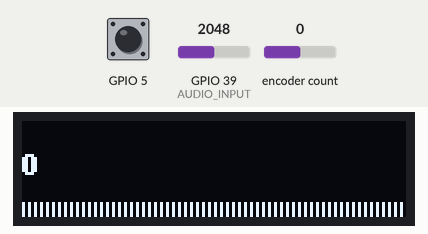
Recording of a program running on a simulated ESP32. On the bench: 128×32 one-colour display. The inputs (shaded band) are chosen by the test bench; at power-on: GPIO 39 (AUDIO_INPUT) = 2048, encoder count 0, GPIO 5 HIGH. What the program prints to the serial monitor is not drawn.

Above: at 1.2 s.
1.3 s: GPIO 39 (AUDIO_INPUT) set to 37
At 2.5 s:
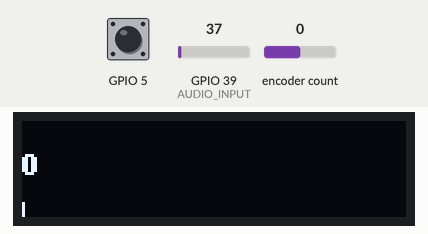
2.9 s: GPIO 39 (AUDIO_INPUT) set to 34
5.9 s: encoder count set to 1
At 6.6 s:
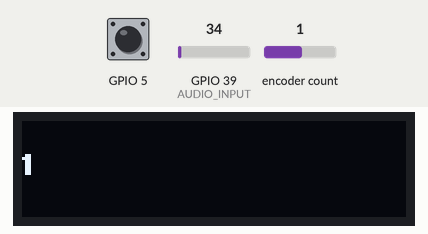
7.4 s: encoder count set to 2
At 7.7 s:
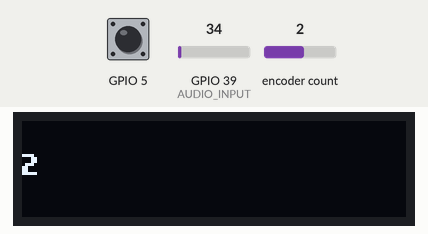
8.9 s: GPIO 39 (AUDIO_INPUT) set to 100
At 10.1 s:
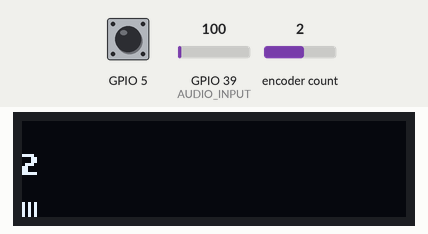
10.4 s: encoder count set to 3
At 11.6 s:
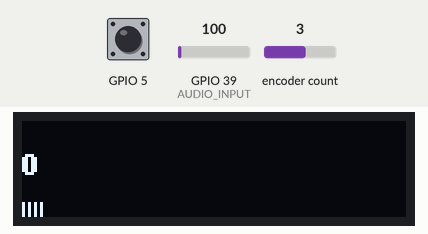
Timing chart, 0 to 12.9 s (numbered marks = the images above; inputs shaded):
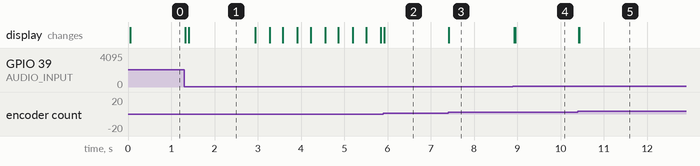

The program:

main.cpp
```cpp
#include <Arduino.h>
#include <WiFi.h>
#include <WiFiUDP.h>
#include "AiEsp32RotaryEncoder.h"
#include "U8g2lib.h"
#include "ledmaster.h"
#include "audiomaster.h"

// LED strip visual effects
#include "visual\vu1.h"
#include "visual\beatpulse1.h"
#include "visual\stream1.h"

AiEsp32RotaryEncoder rotaryEncoder = AiEsp32RotaryEncoder(18, 19, 5, -1);
U8G2_SSD1306_128X32_UNIVISION_F_HW_I2C u8g2(U8G2_R0, /* reset=*/ U8X8_PIN_NONE);
WiFiUDP UDP;
Ledmaster ledmaster;
Audiomaster audiomaster;

// LED strip visual effects
Vu1 vu1;
Beatpulse1 beatpulse1;
Stream1 stream1;

void rotary_loop() {
	//first lets handle rotary encoder button click
	if (rotaryEncoder.currentButtonState() == BUT_RELEASED) {
		//we can process it here or call separate function like:
		//rotary_onButtonClick();
	}

	//lets see if anything changed
	int16_t encoderDelta = rotaryEncoder.encoderChanged();

	//optionally we can ignore whenever there is no change
	if (encoderDelta == 0) return;

	//for some cases we only want to know if value is increased or decreased (typically for menu items)
	//if (encoderDelta>0) Serial.print("+");
	//if (encoderDelta<0) Serial.print("-");

	//for other cases we want to know what is current value. Additionally often we only want if something changed
	//example: when using rotary encoder to set termostat temperature, or sound volume etc

	//if value is changed compared to our last read
	if (encoderDelta!=0) {
		//now we need current value
		int16_t encoderValue = rotaryEncoder.readEncoder();
		//process new value. Here is simple output.
		//Serial.print("Value: ");
		//Serial.println(encoderValue);
	}

}

void vTaskAudio( void * pvParameters ){
  for( ;; ){
    audiomaster.loop();
    delay(1);
  }
}

void vTaskVisualSend( void * pvParameters ){
  for( ;; ){
    switch(rotaryEncoder.readEncoder()){
      case 0 : {
        vu1.doVisual(audiomaster.getAudioLevel());
        break;
      }

      case 1 :{
        beatpulse1.doVisual(audiomaster.filterIn(audiomaster.getAudioLevel()), audiomaster.getBeatLimit());
        break;
      }

      case 2 :{
        stream1.doVisual(audiomaster.filterIn(audiomaster.getAudioLevel()));
        break;
      }
    }

    Serial.print(audiomaster.getAudioLevel());
    Serial.print(";");
    Serial.print(vu1.getMaxLevel());
    Serial.print(";");
    Serial.println(audiomaster.filterIn(audiomaster.getAudioLevel()));
    ledmaster.sendData();
    delay(3);
  }
}

void vTaskDisplay(void *pvParameters){
  for(;;){
    rotary_loop();

    u8g2.clearBuffer();
    u8g2.setCursor(0, 18);
    u8g2.print(rotaryEncoder.readEncoder());
    for(int i = 0; i < map(audiomaster.filterIn(audiomaster.getAudioLevel()), 0, 1400, 0, 64); i++){
      u8g2.drawLine(i * 2, 27, i * 2, 31);
    }

    u8g2.sendBuffer();
    delay(3);
  }
}

void setup() {
  rotaryEncoder.begin();
	rotaryEncoder.setup([]{rotaryEncoder.readEncoder_ISR();});
  rotaryEncoder.setBoundaries(0, 2, true);

  u8g2.begin();
  u8g2.clearBuffer();
  u8g2.setFont(u8g2_font_nokiafc22_tr);
  u8g2.setCursor(0, 7);
  u8g2.print("NZ LEDMASTER");
  u8g2.sendBuffer();
  WiFi.mode(WIFI_AP);
  WiFi.softAP("nz_led", "123456789");

  UDP.begin(4210);
  Serial.begin(115200);
  audiomaster.init();
  audiomaster.setBeatLimit(700);

  xTaskCreatePinnedToCore(vTaskAudio, "AudioTask", 10000, NULL, 5, NULL, 0);
  xTaskCreatePinnedToCore(vTaskVisualSend, "VisualSendTask", 10000, NULL, 5, NULL, 1);
  xTaskCreatePinnedToCore(vTaskDisplay, "DisplayTask", 10000, NULL, 3, NULL, 1);
}

void loop() {

}
```

audiomaster.cpp
```cpp
#include "audiomaster.h"

Audiomaster::Audiomaster(){
    pinMode(AUDIO_INPUT, INPUT);
    ty = TYPE::LOWPASS;
    hz = 150.0;
    ts = 0.001;
    od = IIR::ORDER::OD3;

}

void Audiomaster::loop(){
    audioLevel = analogRead(AUDIO_INPUT);
    audioLevel = abs(audioLevel - 512 - DC_OFFSET);
}

uint16_t Audiomaster::getAudioLevel(){
    return audioLevel;
}

void Audiomaster::setBeatLimit(uint16_t limit){
    beatLimit = limit;
}

uint16_t Audiomaster::getBeatLimit(){
    return beatLimit;
}

void Audiomaster::init(bool doFlush) {
  if(doFlush) flush();
  f_err  = false;
  f_warn = false;

  switch ((uint8_t)ty) {
    case (uint8_t)TYPE::LOWPASS :
      initLowPass();
      break;
    case (uint8_t)TYPE::HIGHPASS :
      initHighPass();
      break;
  }
}

float_t Audiomaster::filterIn(float input) {
  if(f_err) return 0.0;

  switch ((uint8_t)ty) {
    case (uint8_t)TYPE::LOWPASS :
      return computeLowPass(input);
      break;
    case (uint8_t)TYPE::HIGHPASS :
      return computeHighPass(input);
      break;
    default:
      return input;
  }
}

void Audiomaster::flush() {
  for(uint8_t i=0; i<MAX_ORDER; i++) {
    u[i] = 0.0;
    y[i] = 0.0;
  }
}

// PRIVATE METHODS  * * * * * * * * * * * * * * * * * * * *

inline float_t Audiomaster::computeLowPass(float_t input) {
  for(uint8_t i=MAX_ORDER-1; i>0; i--) {
    y[i] = y[i-1];
    u[i] = u[i-1];
  }

  switch((uint8_t)od) {
    case (uint8_t)ORDER::OD1:
        y[0] = k1*y[1] + k0*input;
      break;
    case (uint8_t)ORDER::OD2:
        y[0] = k1*y[1] - k2*y[2] + (k0*input)/KM;
      break;
    case (uint8_t)ORDER::OD3:
        y[0] = k1*y[1] - k2*y[2] + k3*y[3] + (k0*input)/KM;
      break;
    case (uint8_t)ORDER::OD4:
        y[0] = k1*y[1] - k2*y[2] + k3*y[3] - k4*y[4] + (k0*input)/KM;
      break;
    default:
        y[0] = input;
      break;
  }
  return y[0];
}

inline float_t Audiomaster::computeHighPass(float_t input) {
  for(uint8_t i=MAX_ORDER-1; i>0; i--) {
    y[i] = y[i-1];
    u[i] = u[i-1];
  }
  u[0] = input;

  switch((uint8_t)od) {
    case (uint8_t)ORDER::OD1:
        y[0] = k1*y[1] + j0*u[0] + j1*u[1];
      break;
    case (uint8_t)ORDER::OD2:
    case (uint8_t)ORDER::OD3:
    case (uint8_t)ORDER::OD4:
        y[0] = k1*y[1] + k2*y[2] + j0*u[0] + j1*u[1] + j2*u[2];
      break;
    default:
        y[0] = u[0];
      break;
  }
  return y[0];
}


inline void  Audiomaster::initLowPass() {
  switch((uint8_t)od) {
    case (uint8_t)ORDER::OD1:
        a  = 2.0*PI*hz;
        k1 = exp(-a*ts);
        k0 = 1.0 - k1;
      break;
    case (uint8_t)ORDER::OD2:
        a  = -PI*hz*SQRT2;
        b  =  PI*hz*SQRT2;
        k2 = ap(exp(2.0*ts*a));
        k1 = ap(2.0*exp(a*ts)*cos(b*ts));
        k0 = ap(1.0*KM - k1*KM + k2*KM);
      break;
    case (uint8_t)ORDER::OD3:
        a  = -PI*hz;
        b  =  PI*hz*SQRT3;
        c  =  2.0*PI*hz;
        b3 = exp(-c*ts);
        b2 = exp(2.0*ts*a);
        b1 = 2.0*exp(a*ts)*cos(b*ts);
        k3 = ap(b2*b3);
        k2 = ap(b2 + b1*b3);
        k1 = ap(b1 + b3);
        k0 = ap(1.0*KM - b1*KM + b2*KM -b3*KM + b1*KM*b3 - b2*KM*b3);
      break;
    case (uint8_t)ORDER::OD4:
        a  = -0.3827*2.0*PI*hz;
        b  =  0.9238*2.0*PI*hz;
        c  = -0.9238*2.0*PI*hz;
        d  =  0.3827*2.0*PI*hz;
        b4 = exp(2.0*ts*c);
        b3 = 2.0*exp(c*ts)*cos(d*ts);
        b2 = exp(2.0*ts*a);
        b1 = 2.0*exp(a*ts)*cos(b*ts);
        k4 = ap(b2*b4);
        k3 = ap(b1*b4 + b2*b3);
        k2 = ap(b4 + b1*b3 + b2);
        k1 = ap(b1 + b3);
        k0 = ap(1.0*KM - k1*KM + k2*KM - k3*KM + k4*KM);
      break;
  }
}

// a0..aN Terms are the TF's denominator coeffs;
// b0..bN Terms are the TF's numerator coeffs;
// k0..kN Terms multiply the diff. equation state terms (y) with 0 to N delays, respectively
// j0..jN Terms multiply the diff. equation input terms (u) with 0 to N delays, respectively
inline void  Audiomaster::initHighPass() {
  // Bilinear transformation
  float_t k  = 2.0/ts;
  float_t w0 = 2.0*PI*hz;

  switch((uint8_t)od) {
      case (uint8_t)ORDER::OD1:
          // TF Terms
          b0 =  k;
          b1 = -k;
          a0 = (w0 + k);
          a1 = (w0 - k);
          // Diff equation terms
          j0 =  b0/a0;
          j1 =  b1/a0;
          k1 = -a1/a0;
        break;
      case (uint8_t)ORDER::OD2:
      case (uint8_t)ORDER::OD3:
      case (uint8_t)ORDER::OD4:
          float_t w0sq = pow(w0, 2.0);
          float_t ksq  = pow(k,  2.0);
          // TF Terms
          b0 = ksq;
          b1 = -2.0*ksq;
          b2 = ksq;
          a0 = w0sq + k*w0 + ksq;
          a1 = 2.0*w0sq - 2.0*ksq;
          a2 = w0sq - k*w0 + ksq;
          // Diff equation terms
          j0 = b0/a0;
          j1 = b1/a0;
          j2 = b2/a0;
          k1 = -a1/a0;
          k2 = -a2/a0;
        break;
      }
}

float_t Audiomaster::ap(float_t p) {
  f_err  = f_err  | (abs(p) <= EPSILON );
  f_warn = f_warn | (abs(p) <= WEPSILON);
  return (f_err) ? 0.0 : p;
}
```

audiomaster.h
```cpp
#ifndef AUDIOMASTER_H
#define AUDIOMASTER_H
#include <Arduino.h>
#include "filters_defs.h"

#define AUDIO_INPUT 39
#define DC_OFFSET -500

using namespace IIR;

class Audiomaster{

    public:
        Audiomaster();
        void loop();
        uint16_t getAudioLevel();
        void setBeatLimit(uint16_t limit);
        uint16_t getBeatLimit();

        // FILTER STUFF
        float_t filterIn(float_t input);
        void flush();
        void init(bool doFlush=true);
        void setSamplingTime(float_t ts_, bool doFlush=true) { ts = ts_; init(doFlush); }
        void setCutoffFreqHZ(float_t hz_, bool doFlush=true) { hz = hz_; init(doFlush); }
        void setOrder(ORDER od_, bool doFlush=true)          { od = od_; init(doFlush); }
        bool isInErrorState() { return f_err;  }
        bool isInWarnState()  { return f_warn; }

    private:
        uint16_t audioLevel;
        uint16_t beatLimit = 500;

        // FILTER STUFF
        float_t ts;
        float_t hz;
        ORDER od;
        TYPE  ty;

        // Helper variables during coefficient calcutions
        float_t a, b, c, d, e;
        // Filter coefficients
        float_t b0, b1, b2, b3, b4, a0, a1, a2;
        // Difference equation terms
        float_t k0, k1, k2, k3, k4, k5;
        float_t j0, j1, j2;
        // Filter buffer
        float_t y[MAX_ORDER], u[MAX_ORDER];

        bool f_err, f_warn; ///< Numerical error or warning; only relevant for 8-bit micros

        float_t ap(float_t p); ///< Assert Parameter

        inline float_t computeLowPass(float_t input);
        inline float_t computeHighPass(float_t input);

        /** \brief Computes the discrete coefficients for a Butterworth low-pass filter via pole-zero matching.
         *  Up to order 4.
         */
        inline void  initLowPass();

        /** \brief Computes the discrete coefficients for a Butterworth high-pass filter via Bilinear-Transformation.
         *  Up to order 2 (I was lazy).
         */
        inline void  initHighPass();
};

#endif
```

filters_defs.h
```cpp
// (licence header left out)
#pragma once

// Uncomment to use `double` instead of `float` for all library functions.
//#define LIBFILTER_USE_DOUBLE

#ifndef LIBFILTER_USE_DOUBLE
  typedef float   float_t;
  typedef int     int_t;
#else
  typedef double  float_t;
  typedef int64_t int_t;
#endif

namespace IIR {
  const uint8_t MAX_ORDER = 5;
  enum class ORDER  : uint8_t {OD1 = 0, OD2, OD3, OD4};//, OD5};
  enum class TYPE   : uint8_t {LOWPASS = 0, HIGHPASS = 1};

  const float_t SQRT2 = sqrt(2.0);
  const float_t SQRT3 = sqrt(3.0);
  const float_t SQRT5 = sqrt(5.0);

  const float_t EPSILON   = 0.00001;    // Tolerance for numerical constants
  const float_t WEPSILON  = 0.00010;    // Warning threshold for numerical degradation
  const float_t KM        = 100.0;      // Pre-multiplier to reduce the impact of the AVRs limited float representation
}
```

ledmaster.cpp
```cpp
#include "ledmaster.h"

extern WiFiUDP UDP;

Ledmaster::Ledmaster(){
    for(int i = 0; i < NUMBER_OF_LEDS * 3; i++){
        leds[i] = 0;
    }
}

void Ledmaster::setLedColor(uint16_t id, uint8_t red, uint8_t green, uint8_t blue){
    leds[id * 3] = red;
    leds[(id * 3) + 1] = green;
    leds[(id * 3) + 2] = blue;
}

void Ledmaster::setLedColor(uint16_t id, uint32_t colorcode){
    uint8_t red, green, blue;
    red = (colorcode >> 16) & 0xFF;
    green = (colorcode >> 8) & 0xFF;
    blue = (colorcode >> 0) & 0xFF;

    leds[id * 3] = red;
    leds[(id * 3) + 1] = green;
    leds[(id * 3) + 2] = blue;
}

void Ledmaster::ledFadeOut(uint8_t n){
  for(int j = 0; j < n; j++){
    for(int i = 0; i < 180; i++){
      if(leds[i] > 0)
        leds[i]--;
    }
  }
}

uint32_t Ledmaster::Wheel(byte WheelPos) {
  if(WheelPos < 85) {
    return ((uint32_t)WheelPos * 3 << 16) | ((uint32_t)255 - WheelPos * 3 <<  8) | 0;
  } else if(WheelPos < 170) {
    WheelPos -= 85;
    return ((uint32_t)255 - WheelPos * 3 << 16) | ((uint32_t)0 <<  8) | WheelPos * 3;
  } else {
    WheelPos -= 170;
    return ((uint32_t)0 << 16) | ((uint32_t)WheelPos * 3 <<  8) | 255 - WheelPos * 3;
  }
}

uint32_t Ledmaster::Wheel(byte WheelPos, byte brightness) {
  // TODO
}

void Ledmaster::sendData(){
    for (int i = 0; i < NUMBER_OF_CLIENTS; i++){
        IPAddress ip(192,168,4,2 + i);
        UDP.beginPacket(ip, 4210);
        UDP.write(leds, 180);
        UDP.endPacket();
        UDP.stop();
    }
}
```

ledmaster.h
```cpp
#ifndef LEDMASTER_H
#define LEDMASTER_H
#include <Arduino.h>
#include <WiFiUDP.h>

#define NUMBER_OF_LEDS 60
#define NUMBER_OF_CLIENTS 2

class Ledmaster{

    public:
        Ledmaster();
        void setLedColor(uint16_t id, uint8_t red, uint8_t green, uint8_t blue);
        void setLedColor(uint16_t id, uint32_t colorcode);
        void ledFadeOut(uint8_t n);
        uint32_t Wheel(byte WheelPos);
        uint32_t Wheel(byte WheelPos, byte brightness);
        void sendData();

    private:
        uint8_t leds[NUMBER_OF_LEDS * 3];

};

#endif
```

beatpulse1.cpp
```cpp
#include "beatpulse1.h"

Beatpulse1::Beatpulse1(){

}

void Beatpulse1::doVisual(int n, uint16_t beatLimit){
    for(int i = 0; i < NUMBER_OF_LEDS; i++){
        if(n > beatLimit){
            ledmaster.setLedColor(i, ledmaster.Wheel(color));
        }
        else if(millis() > timer + 5){
            ledmaster.ledFadeOut(3);
            timer = millis();
        }
    }
    if(millis() > timer2 + 50){
        color++;
        timer2 = millis();
    }
}
```

beatpulse1.h
```cpp
#ifndef BEATPULSE1_H
#define BEATPULSE1_H
#include <Arduino.h>
#include "ledmaster.h"

extern Ledmaster ledmaster;

class Beatpulse1{

    public:
        Beatpulse1();
        void doVisual(int n, uint16_t beatLimit);
    private:
        uint32_t
            timer,
            timer2,
            color;

};

#endif
```

stream1.cpp
```cpp
#include "stream1.h"

void Stream1::doVisual(uint16_t n){
    if(millis() > timer + 20){
        int value = map(n, 0, 500, 0, 256);
        if (value < 50) value = 0;

        temp = streamData[NUMBER_OF_LEDS-1];
        for(int i = NUMBER_OF_LEDS - 1; i > 0; i--){
            streamData[i] = streamData[i-1];
        }
        streamData[0] = value;

        for(int i = 0; i < NUMBER_OF_LEDS; i++){
            ledmaster.setLedColor(i, streamData[i] / 2, 0, streamData[i]);
        }
        timer = millis();
    }
}
```

stream1.h
```cpp
#ifndef STREAM1_H
#define STREAM1_H
#include <Arduino.h>
#include "ledmaster.h"

extern Ledmaster ledmaster;

class Stream1{
    public:
        void doVisual(uint16_t n);
    private:
        uint8_t streamData[NUMBER_OF_LEDS];
        uint8_t temp;
        uint32_t timer = 0;;
};

#endif
```

vu1.cpp
```cpp
#include "vu1.h"

Vu1::Vu1(){

}

void Vu1::doVisual(int n){
    uint8_t  i;
    int      height;
    uint16_t minLvl, maxLvl;

    lvl = ((lvl * 7) + n) >> 3;
    height = map(lvl, 0, maxLvlAvg, 0, 60);

    if(height < 0L)       height = 0;
    else if(height > 60) height = 60;
    if(height > peak)     peak   = height;

    for(i=0; i<60; i++) {
        if(i <= height)
        ledmaster.setLedColor(i, ledmaster.Wheel(color));
    }

    if(peak > 0 && peak <= TOP)
        ledmaster.ledFadeOut(5);

    if(++dotCount >= 200) {
        if(peak > 0) peak--;
            dotCount = 0;
    }
    if(millis() > timer +100){
        color++;
        timer = millis();
    }

    vol[volCount] = n;
    if(++volCount >= SAMPLES) volCount = 0;
    minLvl = maxLvl = vol[0];

    for(i=1; i<SAMPLES; i++) {
        if(vol[i] < minLvl)
            minLvl = vol[i];
        else if(vol[i] > maxLvl)
            maxLvl = vol[i];
    }
    if((maxLvl - minLvl) < TOP)
        maxLvl = minLvl + TOP;

    maxLvlAvg = ((maxLvlAvg * 61 + maxLvl) >> 6);
    if(maxLvlAvg < 200) maxLvlAvg = 200;
}

uint16_t Vu1::getMaxLevel(){
    return maxLvlAvg;
}
```

vu1.h
```cpp
#ifndef VU1_H
#define VU1_H
#include <Arduino.h>
#include "ledmaster.h"

#define SAMPLES 60
#define TOP 60

extern Ledmaster ledmaster;

class Vu1{

    public:
        Vu1();
        void doVisual(int n);
        uint16_t getMaxLevel();
    private:
        int
            vol[SAMPLES],       // Collection of prior volume samples
            lvl = 10,
            minLvlAvg = 0,      // For dynamic adjustment of graph low & high
            maxLvlAvg = 600,
            wheelPos  = 0;

        byte
            peak      = 0,      // Used for falling dot
            dotCount  = 0,      // Frame counter for delaying dot-falling speed
            color     = 0,
            volCount  = 0;      // Frame counter for storing past volume data

        uint32_t
            timer     = 0;

};

#endif
```

Measured:
- after the input at 1.3 s, the display: first changes at once (image 1 shows a later state)
- after the input at 5.9 s, the display: changes at once (image 2)
- after the input at 7.4 s, the display: changes at once (image 3)
- after the input at 8.9 s, the display: first changes at once (image 4 shows a later state)
- after the input at 10.4 s, the display: first changes at once (image 5 shows a later state)
